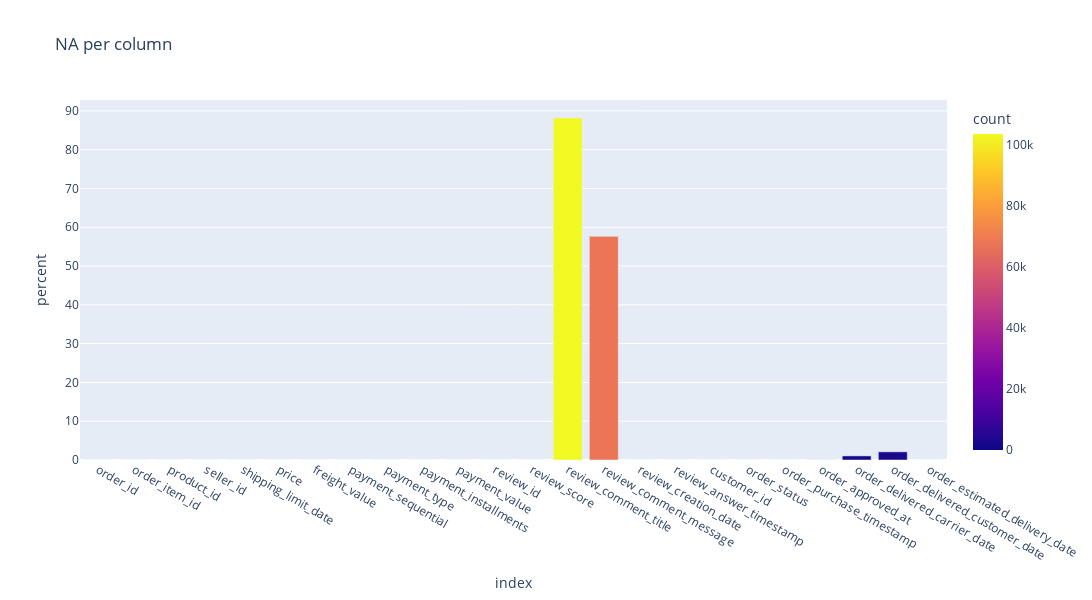

Here is the notebook cell this chart was saved with:
### Code cell
plot_NA(orders)

### Figure 1 — Plotly figure (JSON) as saved in the notebook; plotly's stock layout.template omitted (floating-point values rounded to 4 significant figures)
{"data": [{"alignmentgroup": "True", "customdata": [[0], [0], [0], [0], [0], [0], [0], [0], [0], [0], [0], [0], [0], [103437], [67650], [0], [0], [0], [0], [0], [15], [1235], [2471], [0]], "hovertemplate": "index=%{x}<br>percent=%{y}<br>count=%{marker.color}<extra></extra>", "legendgroup": "", "marker": {"color": [0, 0, 0, 0, 0, 0, 0, 0, 0, 0, 0, 0, 0, 103437, 67650, 0, 0, 0, 0, 0, 15, 1235, 2471, 0], "coloraxis": "coloraxis", "pattern": {"shape": ""}}, "name": "", "offsetgroup": "", "orientation": "v", "showlegend": false, "textposition": "auto", "type": "bar", "x": ["order_id", "order_item_id", "product_id", "seller_id", "shipping_limit_date", "price", "freight_value", "payment_sequential", "payment_type", "payment_installments", "payment_value", "review_id", "review_score", "review_comment_title", "review_comment_message", "review_creation_date", "review_answer_timestamp", "customer_id", "order_status", "order_purchase_timestamp", "order_approved_at", "order_delivered_carrier_date", "order_delivered_customer_date", "order_estimated_delivery_date"], "xaxis": "x", "y": [0, 0, 0, 0, 0, 0, 0, 0, 0, 0, 0, 0, 0, 88.16, 57.66, 0, 0, 0, 0, 0, 0.01278, 1.053, 2.106, 0], "yaxis": "y"}], "layout": {"barmode": "relative", "coloraxis": {"colorbar": {"title": {"text": "count"}}, "colorscale": [[0, "#0d0887"], [0.1111, "#46039f"], [0.2222, "#7201a8"], [0.3333, "#9c179e"], [0.4444, "#bd3786"], [0.5556, "#d8576b"], [0.6667, "#ed7953"], [0.7778, "#fb9f3a"], [0.8889, "#fdca26"], [1, "#f0f921"]]}, "height": 600, "legend": {"tracegroupgap": 0}, "title": {"text": "NA per column"}, "width": 1200, "xaxis": {"anchor": "y", "domain": [0, 1], "title": {"text": "index"}}, "yaxis": {"anchor": "x", "domain": [0, 1], "title": {"text": "percent"}}}}
